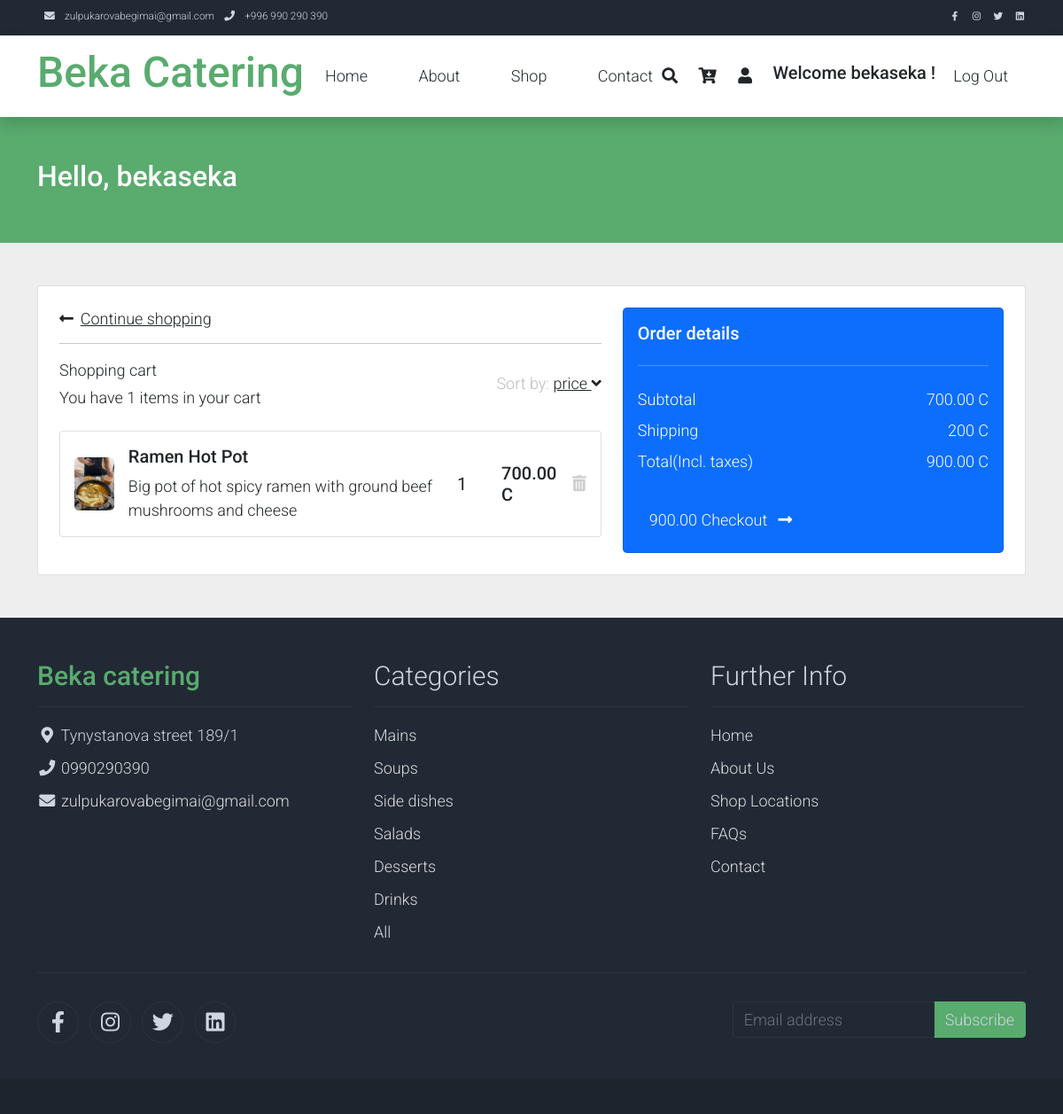
Before: /view-cart (signed in) with the older database file.
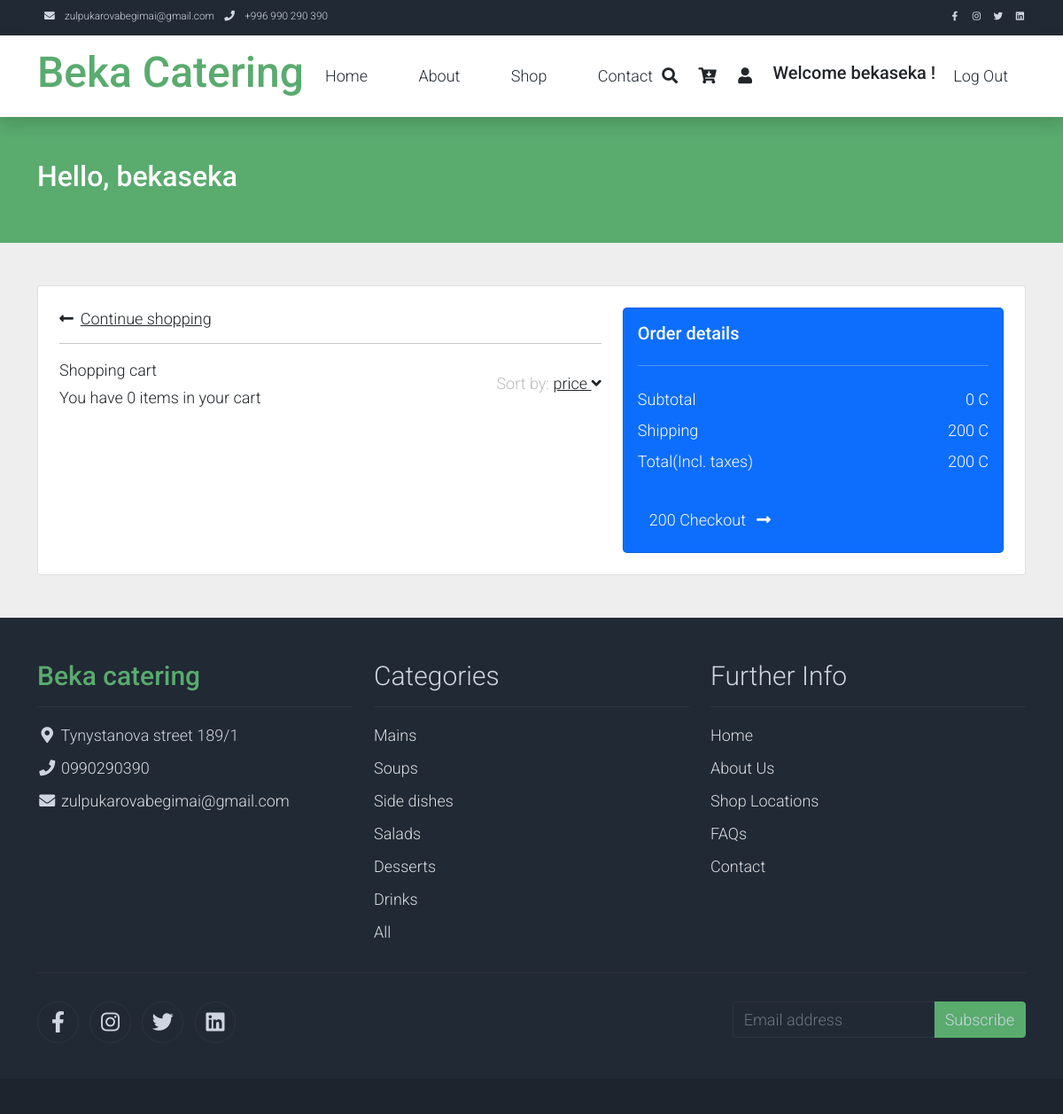
After: the same page with the newer database file.
### user/models.py (models this page shows, shortened)
class CartItem(models.Model):
    product = models.ForeignKey(Product, on_delete=models.CASCADE)
    quantity = models.PositiveIntegerField(default=1, validators=[MinValueValidator(0), MaxValueValidator(30)])
    cart = models.ForeignKey(Cart, on_delete=models.CASCADE, related_name='items')
    created_at = models.DateTimeField(default=datetime.now)
    updated_at = models.DateTimeField(default=datetime.now)
    total_price = models.DecimalField(default=0, max_digits=10, decimal_places=2)

### main/models.py (models this page shows)
class Product(models.Model):
    name = models.CharField(max_length=255)
    price = models.DecimalField(max_digits=10, decimal_places=2)
    ALL = 'AL'
    MAINS = 'MA'
    SOUPS = 'SO'
    SIDES = 'SI'
    DESSERTS = 'DE'
    SALADS = 'SA'
    DRINKS = 'DR'
    CATEGORY_CHOICES = [
        (ALL, 'All'),
        (MAINS, 'Mains'),
        (SOUPS, 'Soups'),
        (SIDES, 'Sides'),
        (DESSERTS, 'Desserts'),
        (DRINKS, 'Drinks'),
        (SALADS, 'Salads'),
    ]
    category = models.CharField(
        max_length=2,
        choices=CATEGORY_CHOICES,
        default=MAINS,
    )
    VEGE = 'VEGE'
    VEGA = 'VEGA'
    MEAT = 'MEAT'
    TYPE_CHOICES = [
        (VEGE, 'Vegetarian'),
        (VEGA, 'Vegan'),
        (MEAT, 'Meat'),
    ]
    type = models.CharField(max_length=5, choices=TYPE_CHOICES, default=MEAT)
    hot = models.IntegerField(default=0, validators=[MinValueValidator(0), MaxValueValidator(5)])
    description = models.TextField(default='Description: ')
    image = models.ImageField(default='', upload_to='static/assets/img/products')
    size = models.IntegerField(default=0, validators=[MinValueValidator(1), MaxValueValidator(10)])
    rating = models.IntegerField(default=0, validators=[MinValueValidator(1), MaxValueValidator(5)])
    comments = models.IntegerField(default=0)

### user/views.py (the view)
# urls.py: path('view-cart', views.view_cart, name='view_cart'),
def view_cart(request):
    cart_items = CartItem.objects.filter(cart__user=request.user.id)
    total = 0
    for item in cart_items:
        total += item.total_price
    delivery = 200
    subtotal = total + delivery
    context = {'cart_items': cart_items, 'total':str(total), 'subtotal':str(subtotal), 'delivery':str(delivery)}
    return render(request, 'user/cart.html', context)

### user/templates/user/cart.html (shortened to what the changed rows need)
{% extends "main/base.html" %}
{% block content %}
    {% load static %}
<section class="bg-success py-5">
        <div class="container">
                <div class="col-md-8 text-white">
                    <h2>Hello, {{ user.username }}</h2>
                </div>
        </div>
    </section>
                <section class="h-100 h-custom" style="background-color: #eee;">
                  <div class="container py-5 h-100">
                    <div class="row d-flex justify-content-center align-items-center h-100">
                      <div class="col">
                        <div class="card">
                          <div class="card-body p-4">
                            <div class="row">
                              <div class="col-lg-7">
                                <div class="d-flex justify-content-between align-items-center mb-4">
                                  <div>
                                    <p class="mb-1">Shopping cart</p>
                                    <p class="mb-0">You have {{ cart_items|length }} items in your cart</p>
                                  </div>
                                </div>
                                {% for item in cart_items %}
                                   <div class="card mb-3 mb-lg-0">
                                  <div class="card-body">
                                    <div class="d-flex justify-content-between">
                                      <div class="d-flex flex-row align-items-center">
                                        <div>
                                          <img
                                            src={{ item.product.image.url}}
                                            class="img-fluid rounded-3" alt="Shopping item" style="width: 65px;">
                                        </div>
                                        <div class="ms-3">
                                          <h5>{{ item.product.name }}</h5>
                                          <p class="small mb-0">{{ item.product.description}}</p>
                                        </div>
                                      </div>
                                      <div class="d-flex flex-row align-items-center">
                                        <div style="width: 50px;">
                                          <h5 class="fw-normal mb-0">{{ item.quantity }}</h5>
                                        </div>
                                        <div style="width: 80px;">
                                          <h5 class="mb-0">{{ item.product.price}} C</h5>
                                        </div>
                                        <a href="{% url 'remove_from_cart' item.product.id %}" style="color: #cecece;"><i class="fas fa-trash-alt"></i></a>
                                      </div>
                                    </div>
                                  </div>
                                </div>
                                {% endfor %}
                              </div>
                              <div class="col-lg-5">
                                <div class="card bg-primary text-white rounded-3">
                                  <div class="card-body">
                                    <div class="d-flex justify-content-between">
                                      <p class="mb-2">Subtotal</p>
                                      <p class="mb-2">{{total}} C</p>
                                    </div>
                                    <div class="d-flex justify-content-between mb-4">
                                      <p class="mb-2">Total(Incl. taxes)</p>
                                      <p class="mb-2"> {{subtotal}} C</p>
                                    </div>
                                       <a href="{% url 'order' subtotal %}" class="btn btn-primary">
                                         <span>{{subtotal}} Checkout  </span>
                                        <span> <i class="fas fa-long-arrow-alt-right ms-2"></i></span>
                                       </a>
                                  </div>
                                </div>
                              </div>
                            </div>
                          </div>
                        </div>
                      </div>
                    </div>
                  </div>
                </section>
{% endblock %}

Changed rows visible on the page:
removed CartItem: product.image (picture), product.name "Ramen Hot Pot", product.description "Big pot of hot spicy ramen with ground beef mushrooms and cheese", quantity "1", product.price "700.00"
Other visible differences:
{{ cart_items|length }}: "1" → "0"
{{ total }}: "700.00" → "0"
{{ subtotal }}: "900.00" → "200"
